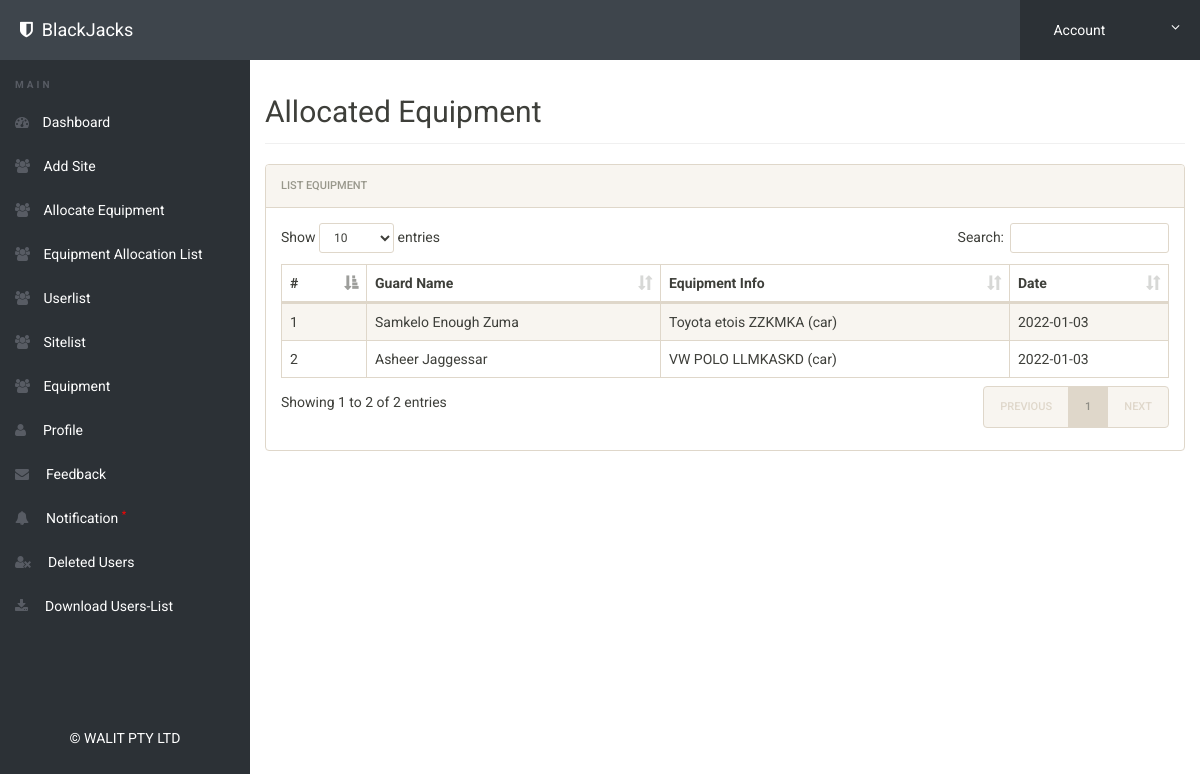
Screenshot of /admin/equipment-allocation.php (signed in) with the database file from the repository.
### tables this page shows
CREATE TABLE `equipment_allocation` (
  `id` int(11) NOT NULL,
  `user_id` int(11) NOT NULL,
  `equip_id` int(11) NOT NULL,
  `note` varchar(500) NOT NULL,
  `date` date NOT NULL
);

CREATE TABLE `users` (
  `id` int(11) NOT NULL,
  `name` varchar(50) NOT NULL,
  `email` varchar(50) NOT NULL,
  `password` varchar(50) NOT NULL,
  `gender` varchar(50) NOT NULL,
  `mobile` varchar(50) NOT NULL,
  `designation` varchar(50) NOT NULL,
  `image` varchar(50) NOT NULL,
  `status` int(10) NOT NULL,
  `user_type` enum('guard','manager','admin') NOT NULL DEFAULT 'guard'
);

CREATE TABLE `equipment` (
  `id` int(11) NOT NULL,
  `make` varchar(200) NOT NULL,
  `description` varchar(500) NOT NULL DEFAULT '',
  `note` varchar(500) NOT NULL DEFAULT '',
  `type` enum('car','firearm','other') NOT NULL,
  `model` varchar(200) NOT NULL DEFAULT '',
  `license_no` varchar(200) NOT NULL DEFAULT '',
  `serial_no` varchar(200) NOT NULL DEFAULT ''
);

### admin/equipment-allocation.php (the view, shortened to what this page needs)
<?php
include('includes/config.php');
if(strlen($_SESSION['alogin'])==0)
	{
header('location:index.php');
}
else{
 ?>
<!doctype html>
<html lang="en" class="no-js">
<head>
	<link rel="stylesheet" href="css/font-awesome.min.css">
	<link rel="stylesheet" href="css/bootstrap.min.css">
	<link rel="stylesheet" href="css/dataTables.bootstrap.min.css">
	<link rel="stylesheet" href="css/bootstrap-social.css">
	<link rel="stylesheet" href="css/bootstrap-select.css">
	<link rel="stylesheet" href="css/fileinput.min.css">
	<link rel="stylesheet" href="css/awesome-bootstrap-checkbox.css">
	<link rel="stylesheet" href="css/style.css">
</head>
<body>
	<?php include('includes/header.php');?>
	<div class="ts-main-content">
		<?php include('includes/leftbar.php');?>
		<div class="content-wrapper">
			<div class="container-fluid">
				<div class="row">
					<div class="col-md-12">
						<h2 class="page-title">Allocated Equipment</h2>
						<div class="panel panel-default">
							<div class="panel-heading">List Equipment</div>
							<div class="panel-body">
								<table id="zctb" class="display table table-striped table-bordered table-hover" cellspacing="0" width="100%">
									<thead>
										<tr>
										       <th>#</th>
												<th>Guard Name</th>
												<th>Equipment Info</th>
												<th>Date</th>
										</tr>
									</thead>
									<tbody>
<?php $sql = "SELECT * from  equipment_allocation, Users , equipment where users.id = equipment_allocation.user_id and equipment.id = equipment_allocation.equip_id";
$query = $dbh -> prepare($sql);
$query->execute();
$results=$query->fetchAll(PDO::FETCH_OBJ);
$cnt=1;
if($query->rowCount() > 0)
{
foreach($results as $result)
{				?>
										<tr>
											<td><?php echo htmlentities($cnt);?></td>
                                            <td><?php echo htmlentities($result->name);?></td>
											<td><?php echo htmlentities($result->make)." ".htmlentities($result->model)." ".htmlentities($result->license_no)." (".htmlentities($result->type).")";?></td>
                                            <td><?php echo htmlentities($result->date);?></td>
										</tr>
										<?php $cnt=$cnt+1; }} ?>
									</tbody>
								</table>
							</div>
						</div>
					</div>
				</div>
			</div>
		</div>
	</div>
</body>
</html>
<?php } ?>

### admin/css/style.css (style rules this page uses)
html { font-size: 14px; }
@media only screen and (min-width: 480px) { html { font-size: 17px; } }
@media only screen and (min-width: 768px) { html { font-size: 14px; } }
body { font-size: 1em; }
.panel { overflow: hidden; }
.page-title { padding-bottom: 15px; margin-bottom: 20px; border-bottom: 1px solid #f0f0f0; }
.ts-main-content .content-wrapper { padding-top: 15px; margin-top: 60px; }
@media only screen and (min-width: 992px) { .ts-main-content .content-wrapper { margin-left: 250px; } }

### rows the page displays
equipment_allocation: user.name "Samkelo Enough Zuma", equipment.make "Toyota", equipment.model "etois", equipment.license_no "ZZKMKA", equipment.type "car", date "2022-01-03"
equipment_allocation: user.name "Asheer Jaggessar", equipment.make "VW", equipment.model "POLO", equipment.license_no "LLMKASKD", equipment.type "car", date "2022-01-03"
